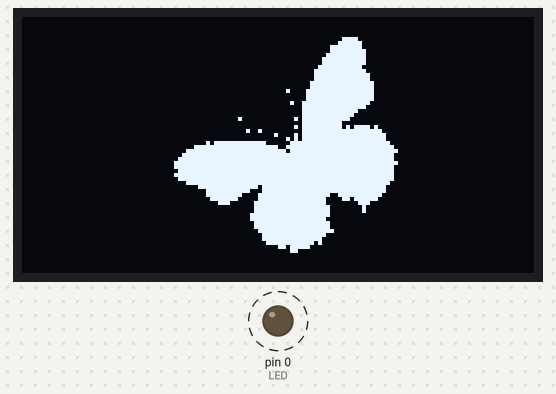
The sketch below on a simulated Arduino Uno, built for the host (arithmetic inside an expression is 32-bit, double 64-bit). Parts: 128×64 one-colour display, output pins drawn as LEDs (lit = HIGH). Dashed ring = blinking. The display library's start-up logo is not drawn.

Above: at 5.7 s.
At 13.18 s:
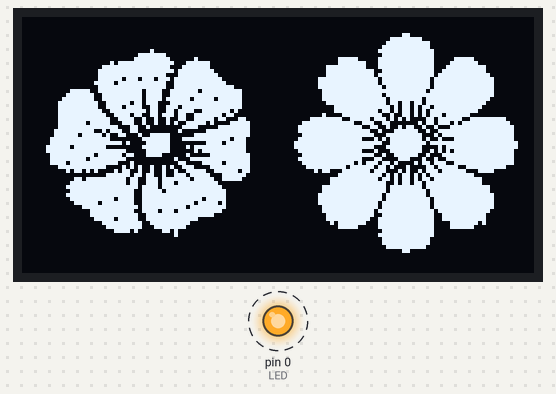
At 20.76 s:
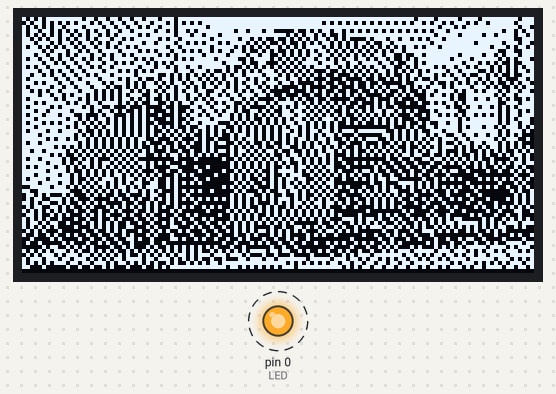
At 38.63 s:
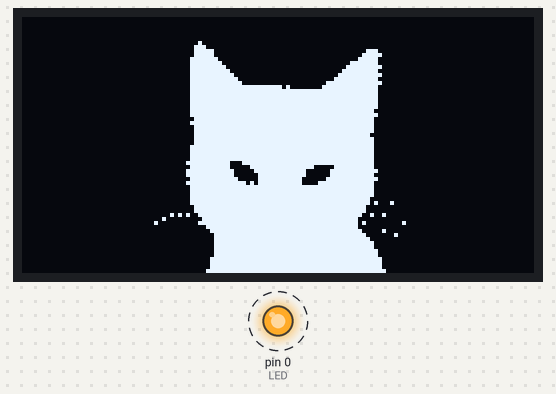
Timing chart, 0 to 40.0 s (numbered marks = the images above):
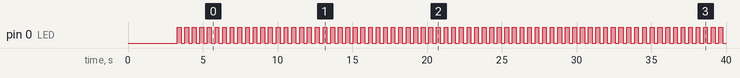

The sketch:

ssd1306-photos-esp32.ino
```cpp
#include <Wire.h>
#include <Adafruit_GFX.h>
#include <Adafruit_SSD1306.h>
#include "flower1.h"
#include "flower2.h"
#include "cat1.h"
#include "cat2.h"
#include "car.h"
#include "jane.h"
#include "butterfly.h"
#include "rsloppost.h"

#define SDA_PIN 8
#define SCL_PIN 9

#define LED     0

#if defined(ESP8266)
//
#elif defined(ESP32)
//
#else
//
#endif

int count;

#define SCREEN_WIDTH 128 // OLED display width, in pixels
#define SCREEN_HEIGHT 64 // OLED display height, in pixels

// Declaration for an SSD1306 display connected to I2C (SDA, SCL pins)
// The pins for I2C are defined by the Wire-library.
// On an arduino UNO:       A4(SDA), A5(SCL)
// On an arduino MEGA 2560: 20(SDA), 21(SCL)
// On an arduino LEONARDO:   2(SDA),  3(SCL), ...

#define OLED_RESET     -1 // Reset pin # (or -1 if sharing Arduino reset pin)
#define SCREEN_ADDRESS 0x3C ///< See datasheet for Address; 0x3D for 128x64, 0x3C for 128x32

Adafruit_SSD1306 display(SCREEN_WIDTH, SCREEN_HEIGHT, &Wire, OLED_RESET);

int ledstate = LOW;
int counter = 0;

void setup()
{
  Serial.begin(9600);
  delay(1000);

  pinMode(LED, OUTPUT);

  Wire.setPins(SDA_PIN, SCL_PIN);

  // SSD1306_SWITCHCAPVCC = generate display voltage from 3.3V internally
  if (!display.begin(SSD1306_SWITCHCAPVCC, SCREEN_ADDRESS))
  {
    Serial.println(F("SSD1306 allocation failed"));
    for(;;); // Don't proceed, loop forever
  }

  // Show initial display buffer contents on the screen --
  // the library initializes this with an Adafruit splash screen.
  display.display();
  delay(1000);

  // Clear the buffer
  display.clearDisplay();

  // Show the display buffer on the screen. You MUST call display() after
  // drawing commands to make them visible on screen!
  display.display();
  delay(1000);
}

void loop()
{
  counter += 1;

  if (counter % 10 == 0)
  {
    ledstate = ledstate == LOW ? HIGH : LOW;
    digitalWrite(LED, ledstate);
  }

   if (counter == 100)
   {
      display.clearDisplay();
      int x = (display.width() - BUTTERFLY_WIDTH) / 2;
      display.drawBitmap(x, 0, butterfly_bmp, BUTTERFLY_WIDTH, BUTTERFLY_HEIGHT, 1);
      display.display();
   }

   if (counter == 175)
   {
      display.clearDisplay();
      display.drawBitmap(0, 0, butterfly_bmp, BUTTERFLY_WIDTH, BUTTERFLY_HEIGHT, 1);
      display.drawBitmap(64, 0, butterfly_bmp, BUTTERFLY_WIDTH, BUTTERFLY_HEIGHT, 1);
      display.display();
   }

   if (counter == 225)
   {
      display.clearDisplay();
      display.drawBitmap(0, 0, flower1_bmp, FLOWER1_WIDTH, FLOWER1_HEIGHT, 1);
      display.display();
   }

   if (counter == 250 || counter == 300 || counter == 350)
   {
      display.clearDisplay();
      display.drawBitmap(0, 0, flower1_bmp, FLOWER1_WIDTH, FLOWER1_HEIGHT, 1);
      display.drawBitmap(64, 0, flower2_bmp, FLOWER2_WIDTH, FLOWER2_HEIGHT, 1);
      display.display();
   }

   if (counter == 275 || counter == 325 || counter == 375)
   {
      display.clearDisplay();
      display.drawBitmap(64, 0, flower1_bmp, FLOWER1_WIDTH, FLOWER1_HEIGHT, 1);
      display.drawBitmap(0, 0, flower2_bmp, FLOWER2_WIDTH, FLOWER2_HEIGHT, 1);
      display.display();
   }

   if (counter == 400)
   {
      display.clearDisplay();
      int x = (display.width() - CAT2_WIDTH) / 2;
      display.drawBitmap(x, 0, cat2_bmp, CAT2_WIDTH, CAT2_HEIGHT, 1);
      display.display();
   }

   if (counter == 500)
   {
      display.clearDisplay();
      display.drawBitmap(0, 0, cat1_bmp, CAT1_WIDTH, CAT1_HEIGHT, 1);
      display.display();
   }

   if (counter == 600)
   {
      display.clearDisplay();
      display.drawBitmap(0, 0, rsloppost_bmp, RSLOPPOST_WIDTH, RSLOPPOST_HEIGHT, 1);
      display.display();
   }

   if (counter == 700)
   {
      display.clearDisplay();
      display.drawBitmap(0, 0, flower1_bmp, FLOWER1_WIDTH, FLOWER1_HEIGHT, 1);
      display.drawBitmap(64, 0, flower1_bmp, FLOWER1_WIDTH, FLOWER1_HEIGHT, 1);
      display.display();
   }

   if (counter == 750)
   {
      display.clearDisplay();
      display.drawBitmap(0, 0, flower2_bmp, FLOWER2_WIDTH, FLOWER2_HEIGHT, 1);
      display.drawBitmap(64, 0, flower2_bmp, FLOWER2_WIDTH, FLOWER2_HEIGHT, 1);
      display.display();
   }

   if (counter == 800)
   {
      display.clearDisplay();
      display.drawBitmap(0, 0, jane_bmp, JANE_WIDTH, JANE_HEIGHT, 1);
      display.display();
   }

   if (counter == 900)
   {
      display.clearDisplay();
      display.drawBitmap(0, 0, car_bmp, CAR_WIDTH, CAR_HEIGHT, 1);
      display.display();
      counter = 0;
   }

   delay(25);
}
```

butterfly.h
```cpp
// Source: ./samples/butterfly.fs.png
// Name: butterfly
// Dimensions: 64 x 64

#ifndef _BUTTERFLY_BMP_H_
#define _BUTTERFLY_BMP_H_

#define BUTTERFLY_WIDTH    64
#define BUTTERFLY_HEIGHT   64

static const unsigned char PROGMEM butterfly_bmp[] =
{
0b00000000, 0b00000000, 0b00000000, 0b00000000, 0b00000000, 0b00000000, 0b00000000, 0b00000000,
0b00000000, 0b00000000, 0b00000000, 0b00000000, 0b00000000, 0b00000000, 0b00000000, 0b00000000,
0b00000000, 0b00000000, 0b00000000, 0b00000000, 0b00000000, 0b00000000, 0b00000000, 0b00000000,
0b00000000, 0b00000000, 0b00000000, 0b00000000, 0b00000000, 0b00000000, 0b00000000, 0b00000000,
0b00000000, 0b00000000, 0b00000000, 0b00000000, 0b00000000, 0b00000000, 0b00000000, 0b00000000,
0b00000000, 0b00000000, 0b00000000, 0b00000000, 0b00000000, 0b00000000, 0b11110000, 0b00000000,
0b00000000, 0b00000000, 0b00000000, 0b00000000, 0b00000000, 0b00000001, 0b11111000, 0b00000000,
0b00000000, 0b00000000, 0b00000000, 0b00000000, 0b00000000, 0b00000111, 0b11111000, 0b00000000,
0b00000000, 0b00000000, 0b00000000, 0b00000000, 0b00000000, 0b00000111, 0b11111100, 0b00000000,
0b00000000, 0b00000000, 0b00000000, 0b00000000, 0b00000000, 0b00001111, 0b11111100, 0b00000000,
0b00000000, 0b00000000, 0b00000000, 0b00000000, 0b00000000, 0b00011111, 0b11111100, 0b00000000,
0b00000000, 0b00000000, 0b00000000, 0b00000000, 0b00000000, 0b00011111, 0b11111100, 0b00000000,
0b00000000, 0b00000000, 0b00000000, 0b00000000, 0b00000000, 0b00111111, 0b11111000, 0b00000000,
0b00000000, 0b00000000, 0b00000000, 0b00000000, 0b00000000, 0b01111111, 0b11111100, 0b00000000,
0b00000000, 0b00000000, 0b00000000, 0b00000000, 0b00000000, 0b01111111, 0b11111110, 0b00000000,
0b00000000, 0b00000000, 0b00000000, 0b00000000, 0b00000000, 0b01111111, 0b11111110, 0b00000000,
0b00000000, 0b00000000, 0b00000000, 0b00000000, 0b00000000, 0b11111111, 0b11111111, 0b00000000,
0b00000000, 0b00000000, 0b00000000, 0b00000000, 0b00000000, 0b11111111, 0b11111111, 0b00000000,
0b00000000, 0b00000000, 0b00000000, 0b00000000, 0b00100001, 0b11111111, 0b11111111, 0b00000000,
0b00000000, 0b00000000, 0b00000000, 0b00000000, 0b00000001, 0b11111111, 0b11111111, 0b00000000,
0b00000000, 0b00000000, 0b00000000, 0b00000000, 0b00000001, 0b11111111, 0b11111111, 0b00000000,
0b00000000, 0b00000000, 0b00000000, 0b00000000, 0b00010011, 0b11111111, 0b11111110, 0b00000000,
0b00000000, 0b00000000, 0b00000000, 0b00000000, 0b00000011, 0b11111111, 0b11111100, 0b00000000,
0b00000000, 0b00000000, 0b00000000, 0b00000000, 0b00000011, 0b11111111, 0b11110000, 0b00000000,
0b00000000, 0b00000000, 0b00000000, 0b00000000, 0b00000011, 0b11111111, 0b11100000, 0b00000000,
0b00000000, 0b00000000, 0b00000010, 0b00000000, 0b00001011, 0b11111111, 0b11000000, 0b00000000,
0b00000000, 0b00000000, 0b00000000, 0b00000000, 0b00000011, 0b11111111, 0b00000000, 0b00000000,
0b00000000, 0b00000000, 0b00000000, 0b00000000, 0b00001011, 0b11111111, 0b01011110, 0b10000000,
0b00000000, 0b00000000, 0b00000000, 0b10010000, 0b00000011, 0b11111111, 0b11111111, 0b11000000,
0b00000000, 0b00000000, 0b00000000, 0b00000001, 0b00001011, 0b11111111, 0b11111111, 0b11100000,
0b00000000, 0b00000000, 0b00000000, 0b00000000, 0b00101011, 0b11111111, 0b11111111, 0b11100000,
0b00000000, 0b00000010, 0b11111111, 0b11111000, 0b00011111, 0b11111111, 0b11111111, 0b11110000,
0b00000000, 0b00011111, 0b11111111, 0b11111111, 0b00111111, 0b11111111, 0b11111111, 0b11111000,
0b00000000, 0b01111111, 0b11111111, 0b11111111, 0b11011111, 0b11111111, 0b11111111, 0b11111100,
0b00000000, 0b11111111, 0b11111111, 0b11111111, 0b11111111, 0b11111111, 0b11111111, 0b11111000,
0b00000001, 0b11111111, 0b11111111, 0b11111111, 0b11111111, 0b11111111, 0b11111111, 0b11111000,
0b00000011, 0b11111111, 0b11111111, 0b11111111, 0b11111111, 0b11111111, 0b11111111, 0b11111100,
0b00000011, 0b11111111, 0b11111111, 0b11111111, 0b11111111, 0b11111111, 0b11111111, 0b11111000,
0b00000001, 0b11111111, 0b11111111, 0b11111111, 0b11111111, 0b11111111, 0b11111111, 0b11111000,
0b00000011, 0b11111111, 0b11111111, 0b11111111, 0b11111111, 0b11111111, 0b11111111, 0b11111000,
0b00000001, 0b11111111, 0b11111111, 0b11111111, 0b11111111, 0b11111111, 0b11111111, 0b11111000,
0b00000000, 0b01111111, 0b11111111, 0b11111111, 0b11111111, 0b11111111, 0b11111111, 0b11110000,
0b00000000, 0b00001111, 0b11111111, 0b11101111, 0b11111111, 0b11111111, 0b11111111, 0b11100000,
0b00000000, 0b00000011, 0b11111111, 0b10001111, 0b11111111, 0b11111111, 0b11111111, 0b11100000,
0b00000000, 0b00000011, 0b11111110, 0b00011111, 0b11111111, 0b11111001, 0b11111111, 0b11000000,
0b00000000, 0b00000001, 0b11111100, 0b00011111, 0b11111111, 0b11110000, 0b11011111, 0b10000000,
0b00000000, 0b00000000, 0b01110000, 0b00111111, 0b11111111, 0b11110000, 0b00001110, 0b00000000,
0b00000000, 0b00000000, 0b00000000, 0b00111111, 0b11111111, 0b11111000, 0b00000100, 0b00000000,
0b00000000, 0b00000000, 0b00000000, 0b00111111, 0b11111111, 0b11111000, 0b00000100, 0b00000000,
0b00000000, 0b00000000, 0b00000000, 0b01111111, 0b11111111, 0b11111000, 0b00000000, 0b00000000,
0b00000000, 0b00000000, 0b00000000, 0b01111111, 0b11111111, 0b11110000, 0b00000000, 0b00000000,
0b00000000, 0b00000000, 0b00000000, 0b00111111, 0b11111111, 0b11111000, 0b00000000, 0b00000000,
0b00000000, 0b00000000, 0b00000000, 0b00111111, 0b11111111, 0b11111000, 0b00000000, 0b00000000,
0b00000000, 0b00000000, 0b00000000, 0b00011111, 0b11111111, 0b11111100, 0b00000000, 0b00000000,
0b00000000, 0b00000000, 0b00000000, 0b00001111, 0b11111111, 0b11110000, 0b00000000, 0b00000000,
0b00000000, 0b00000000, 0b00000000, 0b00001111, 0b11111111, 0b11100000, 0b00000000, 0b00000000,
0b00000000, 0b00000000, 0b00000000, 0b00000111, 0b11111111, 0b10100000, 0b00000000, 0b00000000,
0b00000000, 0b00000000, 0b00000000, 0b00000000, 0b11011111, 0b00000000, 0b00000000, 0b00000000,
0b00000000, 0b00000000, 0b00000000, 0b00000000, 0b00011000, 0b00000000, 0b00000000, 0b00000000,
0b00000000, 0b00000000, 0b00000000, 0b00000000, 0b00000000, 0b00000000, 0b00000000, 0b00000000,
0b00000000, 0b00000000, 0b00000000, 0b00000000, 0b00000000, 0b00000000, 0b00000000, 0b00000000,
0b00000000, 0b00000000, 0b00000000, 0b00000000, 0b00000000, 0b00000000, 0b00000000, 0b00000000,
0b00000000, 0b00000000, 0b00000000, 0b00000000, 0b00000000, 0b00000000, 0b00000000, 0b00000000,
0b00000000, 0b00000000, 0b00000000, 0b00000000, 0b00000000, 0b00000000, 0b00000000, 0b00000000
};

// 512 bytes
// 1307 bits set
// 2789 bits not set

#endif // _BUTTERFLY_BMP_H_

/*
Usage example:

#include <Wire.h>
#include <Adafruit_GFX.h>
#include <Adafruit_SSD1306.h>
#include "butterfly_bmp.h"
...
#define SDA_PIN   8
#define SCL_PIN   9
...
#define SCREEN_WIDTH  128
#define SCREEN_HEIGHT  64
...
#define OLED_RESET     -1
#define SCREEN_ADDRESS 0x3C    // or 0x3D
...
Adafruit_SSD1306 display(SCREEN_WIDTH, SCREEN_HEIGHT, &Wire, OLED_RESET);
...

void setup()
{
  ...
  Serial.begin(9600);
  ...
  Wire.setPins(SDA_PIN, SCL_PIN);
  ...
  if (!display.begin(SSD1306_SWITCHCAPVCC, SCREEN_ADDRESS))
  {
    Serial.println(F("SSD1306 allocation failed"));
    for(;;);
  }
  ...
}

void loop()
{
  ...
  display.drawBitmap(0, 0, butterfly_bmp, BUTTERFLY_WIDTH, BUTTERFLY_HEIGHT, 1);
  display.display();
  ...
}
*/
```

Source omitted: car.h (13363 bytes), cat1.h (13374 bytes), cat2.h (8757 bytes), flower1.h (7257 bytes), flower2.h (7257 bytes), jane.h (13375 bytes), rsloppost.h (13242 bytes)

Measured:
- by itself, pin 0 (LED): alternates HIGH for 0.25 s and LOW for 0.25 s
- what the display in image 0 shows lasts 1.9 s, from 5.6 s to 7.5 s
- what the display in image 1 shows lasts 0.6 s, from 12.7 s to 13.3 s
- what the display in image 2 shows lasts 2.5 s, from 18.4 s to 20.9 s
